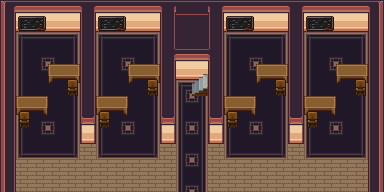

A 2D game scene composited from a Tiled map and its tileset images. What follows is a short description and the map's XML, with each tile layer's data collapsed to a summary:
An orthogonal 24x12 tile map with 16x16 px tiles, 4 tile layers (Tile Layer 1, Tile Layer 2, Tile Layer 3, Above Player), 20 tilesets and 29 objects (24x collision, 4x event, collision-line).

<map version="1.0" orientation="orthogonal" renderorder="right-down" width="24" height="12" tilewidth="16" tileheight="16" nextobjectid="30">
 <tileset firstgid="1" name="Superpowers_Tilesheet" tilewidth="16" tileheight="16" tilecount="1600" columns="40">
  <image source="../gfx/tilesets/Superpowers_Tilesheet.png" width="640" height="640" />
 </tileset>
 <tileset firstgid="1601" name="Set_Pieces_by_Kelvin_Shadewing" tilewidth="16" tileheight="16" tilecount="1440" columns="45">
  <image source="../gfx/tilesets/Set_Pieces_by_Kelvin_Shadewing.png" width="720" height="512" />
 </tileset>
 <tileset firstgid="3041" name="Outdoor_Tiles_-_City_and_Country_-_by_ArMM1998" tilewidth="16" tileheight="16" tilecount="1440" columns="40">
  <image source="../gfx/tilesets/Outdoor_Tiles_-_City_and_Country_-_by_ArMM1998.png" width="640" height="576" />
 </tileset>
 <tileset firstgid="4481" name="Outdoor_odds_and_ends_by_Isaiah658" tilewidth="16" tileheight="16" tilecount="50" columns="10">
  <image source="../gfx/tilesets/Outdoor_odds_and_ends_by_Isaiah658.png" width="160" height="80" />
 </tileset>
 <tileset firstgid="4531" name="Furniture_and_Fittings_by_George" tilewidth="16" tileheight="16" tilecount="110" columns="10">
  <image source="../gfx/tilesets/Furniture_and_Fittings_by_George.png" width="160" height="176" />
 </tileset>
 <tileset firstgid="4641" name="Terrain_by_KelvinShadewing" tilewidth="16" tileheight="16" tilecount="285" columns="19">
  <image source="../gfx/tilesets/Terrain_by_KelvinShadewing.png" width="304" height="240" />
 </tileset>
 <tileset firstgid="4926" name="Stairs" tilewidth="16" tileheight="16" tilecount="24" columns="8">
  <image source="../gfx/tilesets/Stairs.png" width="128" height="48" />
 </tileset>
 <tileset firstgid="4950" name="Plants" tilewidth="16" tileheight="16" tilecount="16" columns="4">
  <image source="../gfx/tilesets/Plants.png" width="64" height="64" />
 </tileset>
 <tileset firstgid="4966" name="Outdoor_Tiles_-_City_and_Country_-_by_Kelvin_Shadewing" tilewidth="16" tileheight="16" tilecount="500" columns="20">
  <image source="../gfx/tilesets/Outdoor_Tiles_-_City_and_Country_-_by_Kelvin_Shadewing.png" width="320" height="400" />
 </tileset>
 <tileset firstgid="5466" name="Objects_by_ArMM1998" tilewidth="16" tileheight="16" tilecount="660" columns="33">
  <image source="../gfx/tilesets/Objects_by_ArMM1998.png" width="528" height="320" />
 </tileset>
 <tileset firstgid="6126" name="Kitchen" tilewidth="16" tileheight="16" tilecount="16" columns="4">
  <image source="../gfx/tilesets/Kitchen.png" width="64" height="64" />
 </tileset>
 <tileset firstgid="6142" name="Interior_Tiles_by_Mike_Bramson" tilewidth="16" tileheight="16" tilecount="88" columns="11">
  <image source="../gfx/tilesets/Interior_Tiles_by_Mike_Bramson.png" width="176" height="128" />
 </tileset>
 <tileset firstgid="6230" name="Interior_Tiles_by_ArMM1998" tilewidth="16" tileheight="16" tilecount="1000" columns="40">
  <image source="../gfx/tilesets/Interior_Tiles_by_ArMM1998.png" width="640" height="400" />
 </tileset>
 <tileset firstgid="7230" name="Interior_Walls_by_George" tilewidth="16" tileheight="16" tilecount="210" columns="15">
  <image source="../gfx/tilesets/Interior_Walls_by_George.png" width="240" height="224" />
 </tileset>
 <tileset firstgid="7440" name="Interior_Floors_by_George" tilewidth="16" tileheight="16" tilecount="54" columns="9">
  <image source="../gfx/tilesets/Interior_Floors_by_George.png" width="144" height="96" />
 </tileset>
 <tileset firstgid="7494" name="Furniture" tilewidth="16" tileheight="16" tilecount="72" columns="12">
  <image source="../gfx/tilesets/Furniture.png" width="192" height="96" />
 </tileset>
 <tileset firstgid="7566" name="Electronics" tilewidth="16" tileheight="16" tilecount="16" columns="4">
  <image source="../gfx/tilesets/Electronics.png" width="64" height="64" />
 </tileset>
 <tileset firstgid="7582" name="Interiors by Redshrike" tilewidth="16" tileheight="16" tilecount="84" columns="7">
  <image source="../gfx/tilesets/Interiors by Redshrike.png" width="112" height="192" />
 </tileset>
 <tileset firstgid="7666" name="boxfont" tilewidth="16" tileheight="16" tilecount="156" columns="13">
  <image source="../gfx/tilesets/boxfont.png" width="208" height="192" />
 </tileset>
 <tileset firstgid="7822" name="Basic_Buch_Tiles_Compiled" tilewidth="16" tileheight="16" tilecount="448" columns="32">
  <image source="../gfx/tilesets/Basic_Buch_Tiles_Compiled.png" width="512" height="224" />
 </tileset>
 <layer name="Tile Layer 1" width="24" height="12">
  <data>[288 cells, 288 non-empty, 33 distinct tile ids]</data>
 </layer>
 <layer name="Tile Layer 2" width="24" height="12">
  <data>[288 cells, 8 non-empty, 2 distinct tile ids]</data>
 </layer>
 <layer name="Tile Layer 3" width="24" height="12">
  <data>[288 cells, 33 non-empty, 5 distinct tile ids]</data>
 </layer>
 <layer name="Above Player" width="24" height="12">
  <data>[288 cells, 17 non-empty, 3 distinct tile ids]</data>
 </layer>
 <objectgroup color="#ffff00" name="Events">
  <object id="1" name="Play Music" type="event" x="0" y="0" width="16" height="16">
   <properties>
    <property name="act1" value="play_music taking_poison.ogg" />
    <property name="cond1" value="not music_playing taking_poison.ogg" />
   </properties>
  </object>
  <object id="2" name="Teleport to Flower City" type="event" x="176" y="176" width="32" height="16">
   <properties>
    <property name="act1" value="transition_teleport flower_city.tmx,3,18,0.3" />
    <property name="act2" value="player_face down" />
    <property name="cond1" value="is player_at" />
    <property name="cond2" value="is player_facing down" />
   </properties>
  </object>
  <object id="28" name="Teleport to Dojo 2" type="event" x="192" y="80" width="16" height="16">
   <properties>
    <property name="act1" value="transition_teleport dojo2.tmx,10,9,0.3" />
    <property name="act2" value="player_face right" />
    <property name="cond1" value="is player_at" />
    <property name="cond2" value="is player_facing right" />
   </properties>
  </object>
  <object id="29" name="Player Spawn" type="event" x="80" y="160" width="16" height="16" />
 </objectgroup>
 <objectgroup color="#ff0000" name="Collisions">
  <object id="3" type="collision" x="0" y="0" width="16" height="192" />
  <object id="4" type="collision" x="0" y="0" width="384" height="32" />
  <object id="5" type="collision" x="368" y="0" width="16" height="192" />
  <object id="6" type="collision" x="80" y="0" width="16" height="144" />
  <object id="7" type="collision" x="288" y="0" width="16" height="144" />
  <object id="8" type="collision" x="208" y="0" width="16" height="144" />
  <object id="9" type="collision" x="160" y="0" width="16" height="144" />
  <object id="10" type="collision" x="176" y="48" width="32" height="32" />
  <object id="11" type="collision" x="16" y="96" width="32" height="16" />
  <object id="12" type="collision" x="48" y="64" width="32" height="16" />
  <object id="13" type="collision" x="96" y="96" width="32" height="16" />
  <object id="14" type="collision" x="128" y="64" width="32" height="16" />
  <object id="15" type="collision" x="224" y="96" width="32" height="16" />
  <object id="16" type="collision" x="256" y="64" width="32" height="16" />
  <object id="17" type="collision" x="304" y="96" width="32" height="16" />
  <object id="18" type="collision" x="336" y="64" width="32" height="16" />
  <object id="19" type="collision" x="352" y="80" width="16" height="16" />
  <object id="20" type="collision" x="304" y="112" width="16" height="16" />
  <object id="21" type="collision" x="272" y="80" width="16" height="16" />
  <object id="22" type="collision" x="224" y="112" width="16" height="16" />
  <object id="23" type="collision" x="144" y="80" width="16" height="16" />
  </objectgroup>
</map>
<!-- 4 of 29 objects omitted -->
